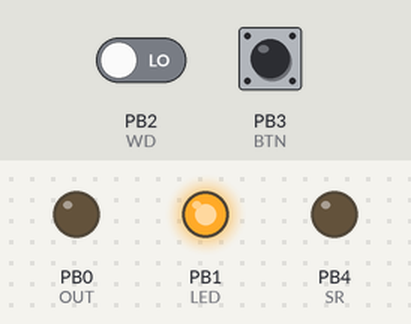
Simulated run of this sketch. Board: ATtiny85, built with avr-gcc and run on an emulated ATtiny85. Parts: output pins drawn as LEDs (lit = HIGH). The test bench sets the inputs (shaded band); at power-on: PB3 (BTN) HIGH, PB2 (WD) LOW. Sleep ends after the set time or at an interrupt.

Above: at 1.2 s.
1.3 s: PB3 (BTN) pulled HIGH for 1 s
At 2.1 s:
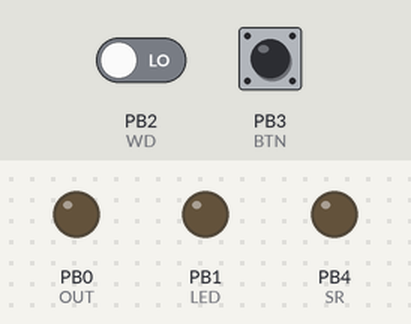
At 2.9 s:
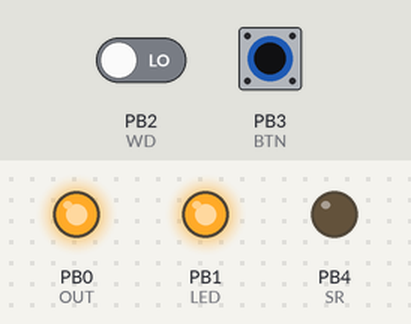
4.7 s: PB2 (WD) driven HIGH
At 9.3 s:
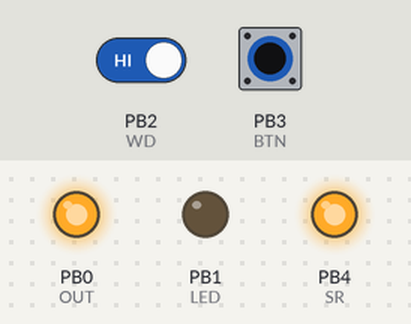
Timing chart, 0 to 10.8 s (numbered marks = the images above; inputs shaded):
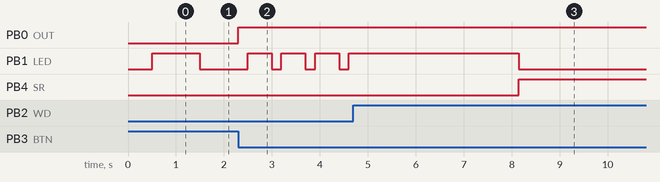

Measured:
- after the input at 1.3 s, PB0 (OUT): LOW → HIGH after 1.0 s
- after the input at 4.7 s, PB4 (SR): LOW → HIGH after 3.4 s

The sketch:

powermypi_uno_rev5.ino
```cpp
//POWERMYPI-UNO
//THINKEDINTHESEA
//
//rev19102020
//rev27102020
//
#include <avr/sleep.h>
#include <avr/power.h>
#include <PinChangeInterrupt.h>
#include <ButtonDebounce.h>
//
#define adc_disable() (ADCSRA &= ~(1<<ADEN))
//attiny85 pins PB0-PB4
//https://github.com/SpenceKonde/ATTinyCore/blob/master/avr/extras/ATtiny_x5.md
const int OUT = 0;
const int LED = 1;
const int WD = 2;
const int BTN = 3;
const int SR = 4;
//debouce time
const int dBounce = 50;
ButtonDebounce button(BTN, dBounce);
//wait watchdog from rpi at startup (1=700ms)
int watchdogTime = 40;
//generic counter
int timeCounter = 0;
//HIGH = no WD received from Rpi
int wdReceived = 0;
//HIGH = Rpi reboot
int reBoot = 0;
//
void setup() {
  pinMode (OUT, OUTPUT);
  pinMode (LED, OUTPUT);
  pinMode (SR, OUTPUT);
  pinMode (WD, INPUT);
  //
  pinMode (BTN, INPUT);
  attachPCINT(digitalPinToPinChangeInterrupt(BTN), wakeUpNow, CHANGE);
  //
  //ADC disable
  adc_disable();
  //
  digitalWrite(OUT, LOW);
  digitalWrite(LED, LOW);
  digitalWrite(SR, LOW);
}

void loop() {
  timeCounter = 0;
  if (wdReceived == 0) {
    startUp(500, 1000);
  }
  else {
    wdReceived = 0;
    digitalWrite(SR, LOW);
  }
  if (reBoot == 0) {
    ////////////
    goToSleep();
    ////////////
    digitalWrite(OUT, HIGH);
  }
  else {
    reBoot = 0;
  }
  checkWatchdog();
  if (wdReceived != 1) {
    digitalWrite(LED, HIGH);
    button.update();
    while (button.state() == HIGH && wdReceived != 1) {
      button.update();
      //
      ///////////////////////////////////////
      //check here for watchdog HIGH to LOW
      //se il WD cade a LOW aspetta un tempo x e spegne rpi
      //se riprende torna nel ciclo
      ///////////////////////////////////////
      //
      timeCounter = 0;
      if (digitalRead(WD) == LOW) {
        while (digitalRead(WD) == LOW) {
          delay(200);
          digitalWrite(LED, LOW);
          delay(500);
          digitalWrite(LED, HIGH);
          timeCounter++;
          if (timeCounter > watchdogTime) {
            digitalWrite(OUT, LOW);
            digitalWrite(LED, LOW);
            wdReceived = 1;
            break;
          }
        }
      }
    }
    if (wdReceived != 1) {
      delay(3000);
      button.update();
      if (button.state() == LOW) {
        digitalWrite(SR, HIGH);
        digitalWrite(LED, LOW);
        while (digitalRead(WD) == HIGH) {
        }
        delay(10000);
        digitalWrite(OUT, LOW);
        wdReceived = 1;
      }
      else {
        digitalWrite(SR, HIGH);
        digitalWrite(LED, LOW);
        delay(200);
        digitalWrite(SR, LOW);
        digitalWrite(LED, HIGH);
        while (digitalRead(WD) == HIGH) {
        }
        reBoot = 1;
        wdReceived = 1;
      }
    }
  }
}
//blink led on startup
void startUp(int timer1, int timer2) {
  delay(timer1);
  digitalWrite(LED, HIGH);
  delay(timer2);
  digitalWrite(LED, LOW);
}
//check watchdog from LOW to HIGH
void checkWatchdog() {
  while (digitalRead(WD) == LOW) {
    delay(200);
    digitalWrite(LED, HIGH);
    delay(500);
    digitalWrite(LED, LOW);
    timeCounter++;
    if (timeCounter > watchdogTime) {
      digitalWrite(OUT, LOW);
      digitalWrite(LED, LOW);
      wdReceived = 1;
      break;
    }
  }
}
void goToSleep () {
  //    * The 5 different modes are:
  //     *     SLEEP_MODE_IDLE         -the least power savings
  //     *     SLEEP_MODE_ADC
  //     *     SLEEP_MODE_PWR_SAVE
  //     *     SLEEP_MODE_STANDBY
  //     *     SLEEP_MODE_PWR_DOWN     -the most power savings
  set_sleep_mode(SLEEP_MODE_PWR_DOWN); // <avr/sleep.h>
  ADCSRA = 0;            // turn off ADC
  power_all_disable ();  // power off ADC, Timer 0 and 1, serial interface <avr/power.h>
  sleep_enable(); // <avr/sleep.h>
  sleep_cpu(); // <avr/sleep.h>
  //---------------  THE PROGRAM CONTINUES FROM HERE AFTER WAKING UP ---------------
  sleep_disable();// <avr/sleep.h>
  power_all_enable();    // power everything back on <avr/power.h>
  //
  ADCSRA = 0;            // turn off ADC
}
void wakeUpNow() {
  // execute code here after wake-up before returning to the loop() function
  // timers and code using timers (serial.print and more...) will not work here.
  // we don't really need to execute any special functions here, since we
  // just want the thing to wake up
}
```
